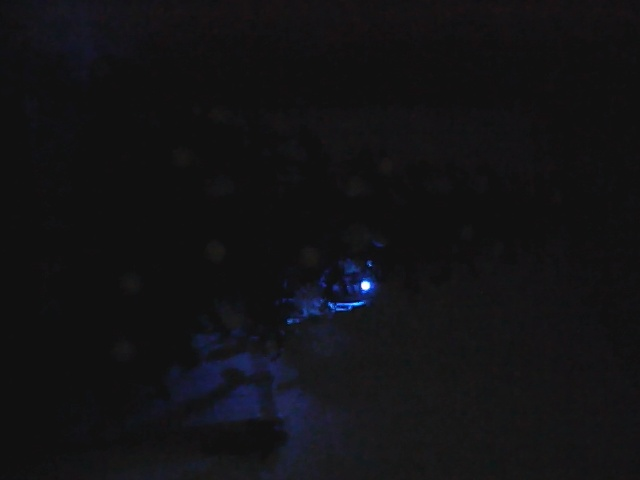
#> input picture photos/100.jpg, 640 x 480 px; its folder holds only this picture in this run
$ python process.py
#> lines starting #> are read from the running program, lines starting #| are printed output that depends on the picture; after the words box and inside, x2 and y2 are one past the last pixel; in counts of white or black regions, pixels touching at a corner belong together
import cv2
import numpy as np
import os
import re

def detect_brightest_spot(image_path):
    # Read the image
    img = cv2.imread(image_path)
    if img is None:
        raise ValueError("Image not found or unable to read")

    # Convert the image to grayscale
    gray = cv2.cvtColor(img, cv2.COLOR_BGR2GRAY)

    brightness = 255

    while brightness > 0:
        # Threshold the grayscale image to create a binary mask of bright areas
        _, mask = cv2.threshold(gray, brightness, 255, cv2.THRESH_BINARY)

        # Find contours in the mask
        contours, _ = cv2.findContours(mask, cv2.RETR_EXTERNAL, cv2.CHAIN_APPROX_SIMPLE)

        if contours:
            # Find the largest bright spot
            largest_contour = max(contours, key=cv2.contourArea)

            # Get the center of the contour (brightest spot position)
            M = cv2.moments(largest_contour)
            if M['m00'] != 0:
                cx = int(M['m10'] / M['m00'])
                cy = int(M['m01'] / M['m00'])
                return (cx, cy)  # Return the position of the brightest spot

        brightness -= 1

    return None

def generate_led_map(led_positions, img_shape):
    # Create a blank white image with the same size as the input image
    led_map = np.ones((img_shape[0], img_shape[1], 3), dtype=np.uint8) * 255  # White background

    # Draw the positions of the LEDs (mark with small red circles and index numbers)
    for idx, (cx, cy) in enumerate(led_positions, start=1):
        cv2.circle(led_map, (cx, cy), 5, (0, 0, 255), -1)  # Red circle for each LED
        cv2.putText(led_map, str(idx), (cx + 10, cy), cv2.FONT_HERSHEY_SIMPLEX, 0.5, (0, 0, 0), 1)  # Black index number

    return led_map

def save_position_data(led_positions, output_file):
    with open(output_file, 'w') as file:
        for idx, (cx, cy) in enumerate(led_positions, start=1):
            file.write(f"({idx},{cx},{cy})")

def sort_numerical_filenames(file_list):
    # Use regex to extract numeric parts from filenames for sorting
    return sorted(file_list, key=lambda x: int(re.search(r'\d+', x).group()) if re.search(r'\d+', x) else float('inf'))

def process_images_in_folder(folder_path):
    all_led_positions = []

    # List all files in the folder and sort them numerically
    file_list = [f for f in os.listdir(folder_path) if f.lower().endswith(('.png', '.jpg', '.jpeg'))]
    sorted_files = sort_numerical_filenames(file_list)

    # Process each file in numerical order
    for idx, filename in enumerate(sorted_files, start=1):
        image_path = os.path.join(folder_path, filename)
        led_position = detect_brightest_spot(image_path)
#> in detect_brightest_spot, img is the input picture: shape (480, 640, 3); mean B, G, R 21, 18.6, 18.7
#> in detect_brightest_spot, `gray = cv2.cvtColor(img, cv2.COLOR_BGR2GRAY)`:
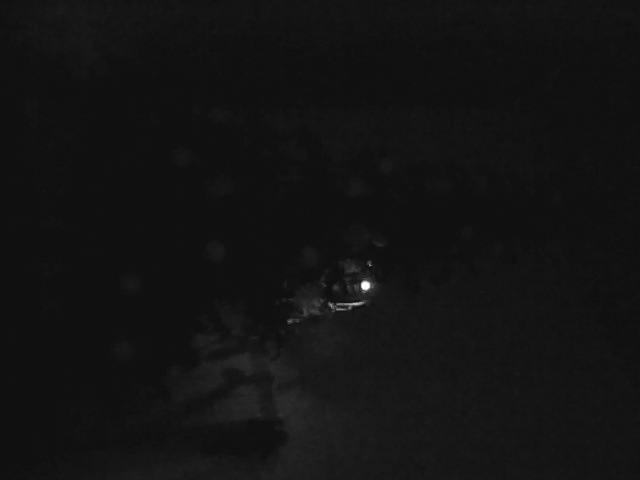
#> gray: shape (480, 640); min 11, max 254, mean 18.9
#> the loop in detect_brightest_spot, `while brightness > 0:` made 4 passes
#> (contours, largest_contour, cx, cy) on pass 4: (2 contours, all with area under 20, [[364, 284], [364, 285], [365, 284]], 364, 284)
#> (contours, largest_contour) on pass 3: (3 contours, all with area under 20, [[365, 287]])
#> pass 3, in detect_brightest_spot, `_, mask = cv2.threshold(gray, brightness, 255, cv2.THRESH_BINARY)`:
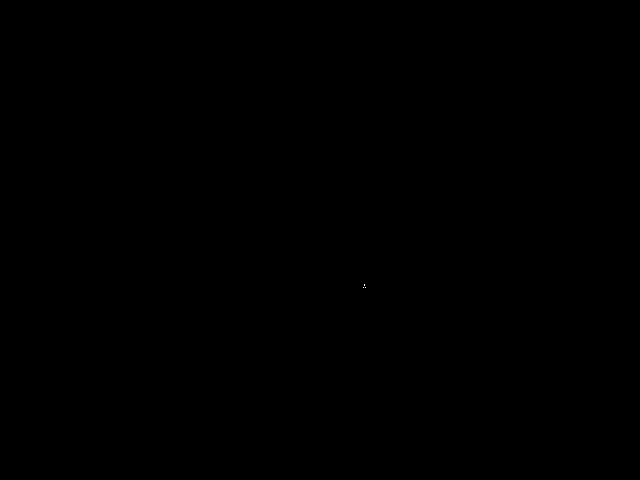
#> mask: shape (480, 640); 0% white in thin lines or dots, all inside (x1, y1, x2, y2) = (363, 284, 366, 288)
#> after the loop in detect_brightest_spot, `while brightness > 0:`: mask: shape (480, 640); 0% white in thin lines or dots, all inside (x1, y1, x2, y2) = (363, 284, 367, 288)
#> after the loop in detect_brightest_spot, `while brightness > 0:`: brightness = 252
#> led_position = (364, 284)

        if led_position:
            print(f"Found brightest spot in {filename} at position: {led_position}")
#| Found brightest spot in 100.jpg at position: (364, 284)
            all_led_positions.append(led_position)
        else:
            print(f"No bright spot found in {filename}")

    return all_led_positions

# Example usage
folder_path = "photos"  # Change this to the folder containing your images
led_positions = process_images_in_folder(folder_path)
#> led_positions = [(364, 284)]

if led_positions:
    # Get the size of the first image to create a map with the same dimensions
    sample_image = cv2.imread(os.path.join(folder_path, os.listdir(folder_path)[0]))
    img_shape = sample_image.shape  # (height, width, channels)
#> img_shape = (480, 640, 3)

    # Generate the LED map
    led_map = generate_led_map(led_positions, img_shape)
#> the loop in generate_led_map, `for idx, (cx, cy) in enumerate(led_positions, start=1):` made 1 pass
#> (idx, cx, cy) on pass 1: (1, 364, 284)
#> after the loop in generate_led_map, `for idx, (cx, cy) in enumerate(led_positions, start=1):`:
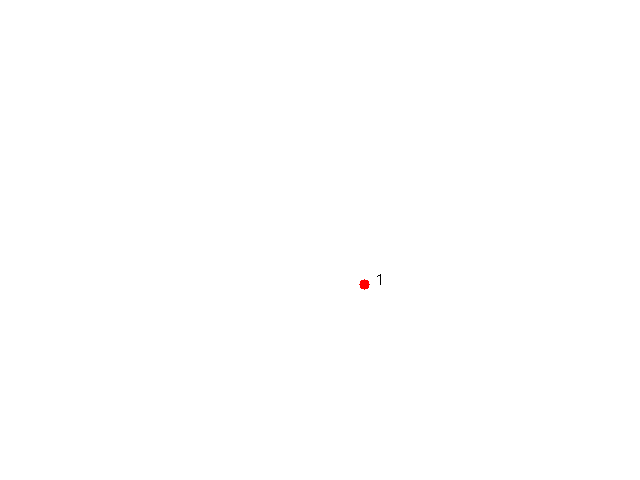
#> led_map: shape (480, 640, 3); mean of channels 0, 1, 2 254.9, 254.9, 255; drawn as B, G, R

    # Save the LED positions to a file
    save_position_data(led_positions, "led_positions.txt")
#> the loop in save_position_data, `for idx, (cx, cy) in enumerate(led_positions, start=1):` made 1 pass

    # Save the LED map to a file
    cv2.imwrite("led_map.png", led_map)
    print("LED map saved as led_map.png")
else:
    print("No bright spots detected in the images.")

$ run again, on photos/110.jpg
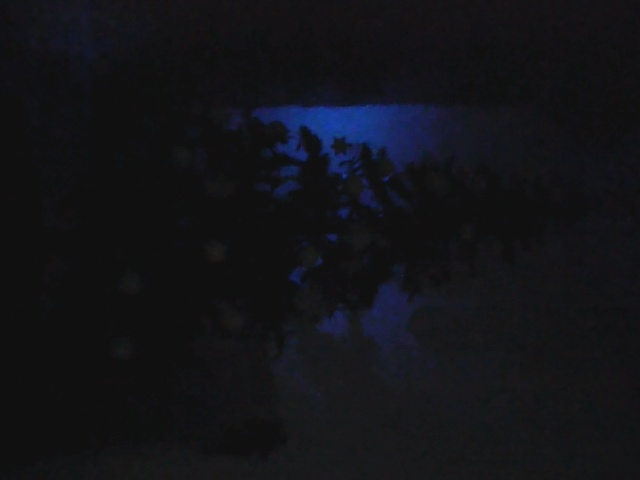
#> input picture photos/110.jpg, 640 x 480 px
#> in detect_brightest_spot, img is the input picture: shape (480, 640, 3); mean B, G, R 23.7, 19.6, 19
#> in detect_brightest_spot, `gray = cv2.cvtColor(img, cv2.COLOR_BGR2GRAY)`:
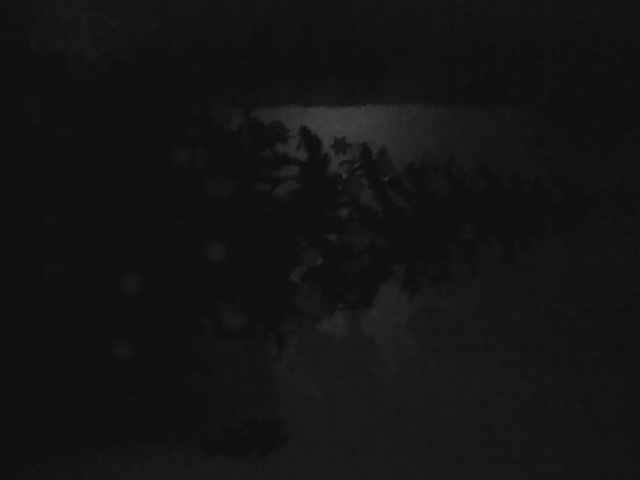
#> gray: shape (480, 640); min 14, max 66, mean 19.9
#> the loop in detect_brightest_spot, `while brightness > 0:` made 191 passes
#> (cx, cy) on pass 191: (338, 124)
#> after the loop in detect_brightest_spot, `while brightness > 0:`: brightness = 65
#> led_position = (338, 124)
#| Found brightest spot in 110.jpg at position: (338, 124)
#> led_positions = [(338, 124)]
#> the loop in generate_led_map, `for idx, (cx, cy) in enumerate(led_positions, start=1):` made 1 pass
#> (idx, cx, cy) on pass 1: (1, 338, 124)
#> the loop in save_position_data, `for idx, (cx, cy) in enumerate(led_positions, start=1):` made 1 pass
